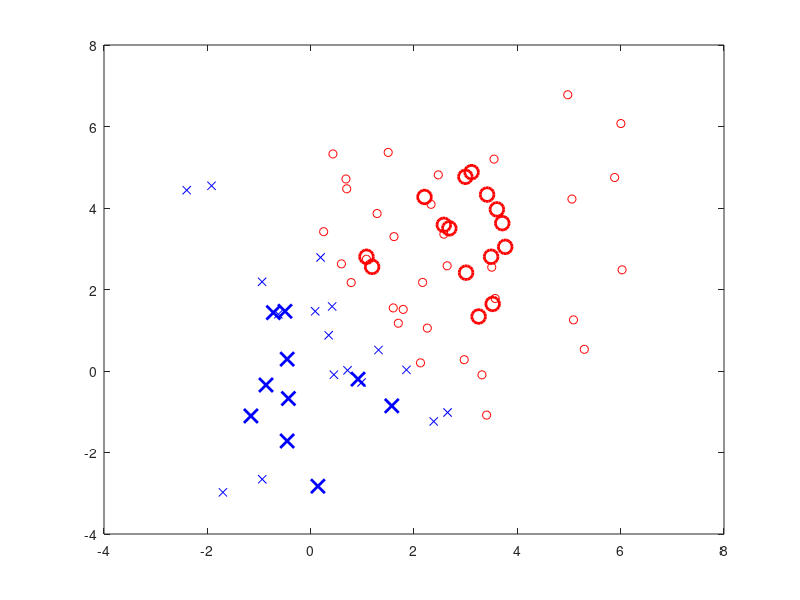

MATLAB code to generate this figure:
% Demo for fitting Gaussians and using Bayes to classify : 2 classes

% generate some fake training data for class 1 :
X1 = randn(2,10);
% generate some fake training data for class 2 :
X2 = randn(2,15) + repmat(3*ones(2,1),1,15);
% fit a Gaussian to data X1 :
m1 = mean(X1')'; S1=cov(X1'); invS1 = inv(S1);
logdetS1=trace(logm(S1));
p1 = size(X1,2)/(size(X1,2)+size(X2,2)); % prior
% fit a Gaussian to data X2 :
m2 = mean(X2')'; S2=cov(X2'); invS2 = inv(S2);
logdetS2=trace(logm(S2));
p2 = 1-p1; % prior
Xnew =2*randn(2,50)+ 2*repmat(ones(2,1),1,50);; % some test points
% calculate the decisions :
d1=(Xnew-repmat(m1,1,size(Xnew,2)));d2=(Xnew-repmat(m2,1,size(Xnew,2)));
for i = 1 : size(Xnew,2)
    if d2(:,i)'*invS2*d2(:,i)+logdetS2 -2*log(p2) > d1(:,i)'*invS1*d1(:,i)+logdetS1-2*log(p1)
        class(1,i)=1;
    else
        class(1,i)=2;
    end
end

% plot a few things :
plot(X1(1,:),X1(2,:),'bx','markersize',10,'linewidth',2); hold on; % class 1;
plot(X2(1,:),X2(2,:),'ro','markersize',10,'linewidth',2); % class 2;
plot(Xnew(1,find(class==1)),Xnew(2,find(class==1)),'bx'); % class 1;
plot(Xnew(1,find(class==2)),Xnew(2,find(class==2)),'ro'); hold off % class 2;
